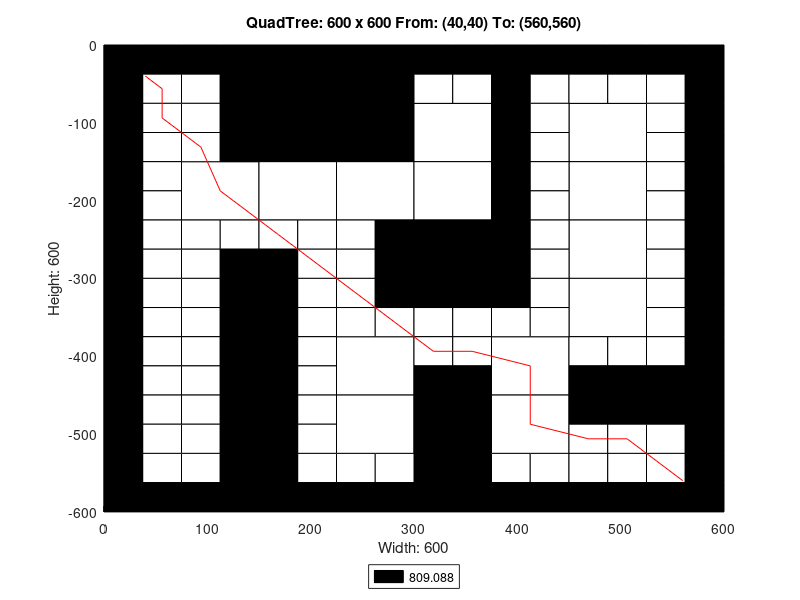

MATLAB code for this plot:
axis([0 600 -600 0]);
title('QuadTree: 600 x 600 From: (40,40) To: (560,560)');
xlabel('Width: 600');
ylabel('Height: 600');
rectangle('Position',[150 -150 150 150], 'FaceColor',[0 0 0]);
rectangle('Position',[75 -225 75 75], 'FaceColor',[1 1 1]);
rectangle('Position',[150 -225 75 75], 'FaceColor',[1 1 1]);
rectangle('Position',[225 -225 75 75], 'FaceColor',[1 1 1]);
rectangle('Position',[300 -150 75 75], 'FaceColor',[1 1 1]);
rectangle('Position',[450 -150 75 75], 'FaceColor',[1 1 1]);
rectangle('Position',[300 -225 75 75], 'FaceColor',[1 1 1]);
rectangle('Position',[300 -300 75 75], 'FaceColor',[0 0 0]);
rectangle('Position',[450 -225 75 75], 'FaceColor',[1 1 1]);
rectangle('Position',[450 -300 75 75], 'FaceColor',[1 1 1]);
rectangle('Position',[225 -450 75 75], 'FaceColor',[1 1 1]);
rectangle('Position',[225 -525 75 75], 'FaceColor',[1 1 1]);
rectangle('Position',[375 -450 75 75], 'FaceColor',[1 1 1]);
rectangle('Position',[450 -375 75 75], 'FaceColor',[1 1 1]);
rectangle('Position',[300 -525 75 75], 'FaceColor',[0 0 0]);
rectangle('Position',[375 -525 75 75], 'FaceColor',[1 1 1]);
rectangle('Position',[300 -600 75 75], 'FaceColor',[0 0 0]);
rectangle('Position',[0 -37.5 37.5 37.5], 'FaceColor',[0 0 0]);
rectangle('Position',[37.5 -37.5 37.5 37.5], 'FaceColor',[0 0 0]);
rectangle('Position',[0 -75 37.5 37.5], 'FaceColor',[0 0 0]);
rectangle('Position',[37.5 -75 37.5 37.5], 'FaceColor',[1 1 1]);
rectangle('Position',[75 -37.5 37.5 37.5], 'FaceColor',[0 0 0]);
rectangle('Position',[112.5 -37.5 37.5 37.5], 'FaceColor',[0 0 0]);
rectangle('Position',[75 -75 37.5 37.5], 'FaceColor',[1 1 1]);
rectangle('Position',[112.5 -75 37.5 37.5], 'FaceColor',[0 0 0]);
rectangle('Position',[0 -112.5 37.5 37.5], 'FaceColor',[0 0 0]);
rectangle('Position',[37.5 -112.5 37.5 37.5], 'FaceColor',[1 1 1]);
rectangle('Position',[0 -150 37.5 37.5], 'FaceColor',[0 0 0]);
rectangle('Position',[37.5 -150 37.5 37.5], 'FaceColor',[1 1 1]);
rectangle('Position',[75 -112.5 37.5 37.5], 'FaceColor',[1 1 1]);
rectangle('Position',[112.5 -112.5 37.5 37.5], 'FaceColor',[0 0 0]);
rectangle('Position',[75 -150 37.5 37.5], 'FaceColor',[1 1 1]);
rectangle('Position',[112.5 -150 37.5 37.5], 'FaceColor',[0 0 0]);
rectangle('Position',[0 -187.5 37.5 37.5], 'FaceColor',[0 0 0]);
rectangle('Position',[37.5 -187.5 37.5 37.5], 'FaceColor',[1 1 1]);
rectangle('Position',[0 -225 37.5 37.5], 'FaceColor',[0 0 0]);
rectangle('Position',[37.5 -225 37.5 37.5], 'FaceColor',[1 1 1]);
rectangle('Position',[0 -262.5 37.5 37.5], 'FaceColor',[0 0 0]);
rectangle('Position',[37.5 -262.5 37.5 37.5], 'FaceColor',[1 1 1]);
rectangle('Position',[0 -300 37.5 37.5], 'FaceColor',[0 0 0]);
rectangle('Position',[37.5 -300 37.5 37.5], 'FaceColor',[1 1 1]);
rectangle('Position',[75 -262.5 37.5 37.5], 'FaceColor',[1 1 1]);
rectangle('Position',[112.5 -262.5 37.5 37.5], 'FaceColor',[1 1 1]);
rectangle('Position',[75 -300 37.5 37.5], 'FaceColor',[1 1 1]);
rectangle('Position',[112.5 -300 37.5 37.5], 'FaceColor',[0 0 0]);
rectangle('Position',[150 -262.5 37.5 37.5], 'FaceColor',[1 1 1]);
rectangle('Position',[187.5 -262.5 37.5 37.5], 'FaceColor',[1 1 1]);
rectangle('Position',[150 -300 37.5 37.5], 'FaceColor',[0 0 0]);
rectangle('Position',[187.5 -300 37.5 37.5], 'FaceColor',[1 1 1]);
rectangle('Position',[225 -262.5 37.5 37.5], 'FaceColor',[1 1 1]);
rectangle('Position',[262.5 -262.5 37.5 37.5], 'FaceColor',[0 0 0]);
rectangle('Position',[225 -300 37.5 37.5], 'FaceColor',[1 1 1]);
rectangle('Position',[262.5 -300 37.5 37.5], 'FaceColor',[0 0 0]);
rectangle('Position',[300 -37.5 37.5 37.5], 'FaceColor',[0 0 0]);
rectangle('Position',[337.5 -37.5 37.5 37.5], 'FaceColor',[0 0 0]);
rectangle('Position',[300 -75 37.5 37.5], 'FaceColor',[1 1 1]);
rectangle('Position',[337.5 -75 37.5 37.5], 'FaceColor',[1 1 1]);
rectangle('Position',[375 -37.5 37.5 37.5], 'FaceColor',[0 0 0]);
rectangle('Position',[412.5 -37.5 37.5 37.5], 'FaceColor',[0 0 0]);
rectangle('Position',[375 -75 37.5 37.5], 'FaceColor',[0 0 0]);
rectangle('Position',[412.5 -75 37.5 37.5], 'FaceColor',[1 1 1]);
rectangle('Position',[375 -112.5 37.5 37.5], 'FaceColor',[0 0 0]);
rectangle('Position',[412.5 -112.5 37.5 37.5], 'FaceColor',[1 1 1]);
rectangle('Position',[375 -150 37.5 37.5], 'FaceColor',[0 0 0]);
rectangle('Position',[412.5 -150 37.5 37.5], 'FaceColor',[1 1 1]);
rectangle('Position',[450 -37.5 37.5 37.5], 'FaceColor',[0 0 0]);
rectangle('Position',[487.5 -37.5 37.5 37.5], 'FaceColor',[0 0 0]);
rectangle('Position',[450 -75 37.5 37.5], 'FaceColor',[1 1 1]);
rectangle('Position',[487.5 -75 37.5 37.5], 'FaceColor',[1 1 1]);
rectangle('Position',[525 -37.5 37.5 37.5], 'FaceColor',[0 0 0]);
rectangle('Position',[562.5 -37.5 37.5 37.5], 'FaceColor',[0 0 0]);
rectangle('Position',[525 -75 37.5 37.5], 'FaceColor',[1 1 1]);
rectangle('Position',[562.5 -75 37.5 37.5], 'FaceColor',[0 0 0]);
rectangle('Position',[525 -112.5 37.5 37.5], 'FaceColor',[1 1 1]);
rectangle('Position',[562.5 -112.5 37.5 37.5], 'FaceColor',[0 0 0]);
rectangle('Position',[525 -150 37.5 37.5], 'FaceColor',[1 1 1]);
rectangle('Position',[562.5 -150 37.5 37.5], 'FaceColor',[0 0 0]);
rectangle('Position',[375 -187.5 37.5 37.5], 'FaceColor',[0 0 0]);
rectangle('Position',[412.5 -187.5 37.5 37.5], 'FaceColor',[1 1 1]);
rectangle('Position',[375 -225 37.5 37.5], 'FaceColor',[0 0 0]);
rectangle('Position',[412.5 -225 37.5 37.5], 'FaceColor',[1 1 1]);
rectangle('Position',[375 -262.5 37.5 37.5], 'FaceColor',[0 0 0]);
rectangle('Position',[412.5 -262.5 37.5 37.5], 'FaceColor',[1 1 1]);
rectangle('Position',[375 -300 37.5 37.5], 'FaceColor',[0 0 0]);
rectangle('Position',[412.5 -300 37.5 37.5], 'FaceColor',[1 1 1]);
rectangle('Position',[525 -187.5 37.5 37.5], 'FaceColor',[1 1 1]);
rectangle('Position',[562.5 -187.5 37.5 37.5], 'FaceColor',[0 0 0]);
rectangle('Position',[525 -225 37.5 37.5], 'FaceColor',[1 1 1]);
rectangle('Position',[562.5 -225 37.5 37.5], 'FaceColor',[0 0 0]);
rectangle('Position',[525 -262.5 37.5 37.5], 'FaceColor',[1 1 1]);
rectangle('Position',[562.5 -262.5 37.5 37.5], 'FaceColor',[0 0 0]);
rectangle('Position',[525 -300 37.5 37.5], 'FaceColor',[1 1 1]);
rectangle('Position',[562.5 -300 37.5 37.5], 'FaceColor',[0 0 0]);
rectangle('Position',[0 -337.5 37.5 37.5], 'FaceColor',[0 0 0]);
rectangle('Position',[37.5 -337.5 37.5 37.5], 'FaceColor',[1 1 1]);
rectangle('Position',[0 -375 37.5 37.5], 'FaceColor',[0 0 0]);
rectangle('Position',[37.5 -375 37.5 37.5], 'FaceColor',[1 1 1]);
rectangle('Position',[75 -337.5 37.5 37.5], 'FaceColor',[1 1 1]);
rectangle('Position',[112.5 -337.5 37.5 37.5], 'FaceColor',[0 0 0]);
rectangle('Position',[75 -375 37.5 37.5], 'FaceColor',[1 1 1]);
rectangle('Position',[112.5 -375 37.5 37.5], 'FaceColor',[0 0 0]);
rectangle('Position',[0 -412.5 37.5 37.5], 'FaceColor',[0 0 0]);
rectangle('Position',[37.5 -412.5 37.5 37.5], 'FaceColor',[1 1 1]);
rectangle('Position',[0 -450 37.5 37.5], 'FaceColor',[0 0 0]);
rectangle('Position',[37.5 -450 37.5 37.5], 'FaceColor',[1 1 1]);
rectangle('Position',[75 -412.5 37.5 37.5], 'FaceColor',[1 1 1]);
rectangle('Position',[112.5 -412.5 37.5 37.5], 'FaceColor',[0 0 0]);
rectangle('Position',[75 -450 37.5 37.5], 'FaceColor',[1 1 1]);
rectangle('Position',[112.5 -450 37.5 37.5], 'FaceColor',[0 0 0]);
rectangle('Position',[150 -337.5 37.5 37.5], 'FaceColor',[0 0 0]);
rectangle('Position',[187.5 -337.5 37.5 37.5], 'FaceColor',[1 1 1]);
rectangle('Position',[150 -375 37.5 37.5], 'FaceColor',[0 0 0]);
rectangle('Position',[187.5 -375 37.5 37.5], 'FaceColor',[1 1 1]);
rectangle('Position',[225 -337.5 37.5 37.5], 'FaceColor',[1 1 1]);
rectangle('Position',[262.5 -337.5 37.5 37.5], 'FaceColor',[0 0 0]);
rectangle('Position',[225 -375 37.5 37.5], 'FaceColor',[1 1 1]);
rectangle('Position',[262.5 -375 37.5 37.5], 'FaceColor',[1 1 1]);
rectangle('Position',[150 -412.5 37.5 37.5], 'FaceColor',[0 0 0]);
rectangle('Position',[187.5 -412.5 37.5 37.5], 'FaceColor',[1 1 1]);
rectangle('Position',[150 -450 37.5 37.5], 'FaceColor',[0 0 0]);
rectangle('Position',[187.5 -450 37.5 37.5], 'FaceColor',[1 1 1]);
rectangle('Position',[0 -487.5 37.5 37.5], 'FaceColor',[0 0 0]);
rectangle('Position',[37.5 -487.5 37.5 37.5], 'FaceColor',[1 1 1]);
rectangle('Position',[0 -525 37.5 37.5], 'FaceColor',[0 0 0]);
rectangle('Position',[37.5 -525 37.5 37.5], 'FaceColor',[1 1 1]);
rectangle('Position',[75 -487.5 37.5 37.5], 'FaceColor',[1 1 1]);
rectangle('Position',[112.5 -487.5 37.5 37.5], 'FaceColor',[0 0 0]);
rectangle('Position',[75 -525 37.5 37.5], 'FaceColor',[1 1 1]);
rectangle('Position',[112.5 -525 37.5 37.5], 'FaceColor',[0 0 0]);
rectangle('Position',[0 -562.5 37.5 37.5], 'FaceColor',[0 0 0]);
rectangle('Position',[37.5 -562.5 37.5 37.5], 'FaceColor',[1 1 1]);
rectangle('Position',[0 -600 37.5 37.5], 'FaceColor',[0 0 0]);
rectangle('Position',[37.5 -600 37.5 37.5], 'FaceColor',[0 0 0]);
rectangle('Position',[75 -562.5 37.5 37.5], 'FaceColor',[1 1 1]);
rectangle('Position',[112.5 -562.5 37.5 37.5], 'FaceColor',[0 0 0]);
rectangle('Position',[75 -600 37.5 37.5], 'FaceColor',[0 0 0]);
rectangle('Position',[112.5 -600 37.5 37.5], 'FaceColor',[0 0 0]);
rectangle('Position',[150 -487.5 37.5 37.5], 'FaceColor',[0 0 0]);
rectangle('Position',[187.5 -487.5 37.5 37.5], 'FaceColor',[1 1 1]);
rectangle('Position',[150 -525 37.5 37.5], 'FaceColor',[0 0 0]);
rectangle('Position',[187.5 -525 37.5 37.5], 'FaceColor',[1 1 1]);
rectangle('Position',[150 -562.5 37.5 37.5], 'FaceColor',[0 0 0]);
rectangle('Position',[187.5 -562.5 37.5 37.5], 'FaceColor',[1 1 1]);
rectangle('Position',[150 -600 37.5 37.5], 'FaceColor',[0 0 0]);
rectangle('Position',[187.5 -600 37.5 37.5], 'FaceColor',[0 0 0]);
rectangle('Position',[225 -562.5 37.5 37.5], 'FaceColor',[1 1 1]);
rectangle('Position',[262.5 -562.5 37.5 37.5], 'FaceColor',[1 1 1]);
rectangle('Position',[225 -600 37.5 37.5], 'FaceColor',[0 0 0]);
rectangle('Position',[262.5 -600 37.5 37.5], 'FaceColor',[0 0 0]);
rectangle('Position',[300 -337.5 37.5 37.5], 'FaceColor',[0 0 0]);
rectangle('Position',[337.5 -337.5 37.5 37.5], 'FaceColor',[0 0 0]);
rectangle('Position',[300 -375 37.5 37.5], 'FaceColor',[1 1 1]);
rectangle('Position',[337.5 -375 37.5 37.5], 'FaceColor',[1 1 1]);
rectangle('Position',[375 -337.5 37.5 37.5], 'FaceColor',[0 0 0]);
rectangle('Position',[412.5 -337.5 37.5 37.5], 'FaceColor',[1 1 1]);
rectangle('Position',[375 -375 37.5 37.5], 'FaceColor',[1 1 1]);
rectangle('Position',[412.5 -375 37.5 37.5], 'FaceColor',[1 1 1]);
rectangle('Position',[300 -412.5 37.5 37.5], 'FaceColor',[1 1 1]);
rectangle('Position',[337.5 -412.5 37.5 37.5], 'FaceColor',[1 1 1]);
rectangle('Position',[300 -450 37.5 37.5], 'FaceColor',[0 0 0]);
rectangle('Position',[337.5 -450 37.5 37.5], 'FaceColor',[0 0 0]);
rectangle('Position',[525 -337.5 37.5 37.5], 'FaceColor',[1 1 1]);
rectangle('Position',[562.5 -337.5 37.5 37.5], 'FaceColor',[0 0 0]);
rectangle('Position',[525 -375 37.5 37.5], 'FaceColor',[1 1 1]);
rectangle('Position',[562.5 -375 37.5 37.5], 'FaceColor',[0 0 0]);
rectangle('Position',[450 -412.5 37.5 37.5], 'FaceColor',[1 1 1]);
rectangle('Position',[487.5 -412.5 37.5 37.5], 'FaceColor',[1 1 1]);
rectangle('Position',[450 -450 37.5 37.5], 'FaceColor',[0 0 0]);
rectangle('Position',[487.5 -450 37.5 37.5], 'FaceColor',[0 0 0]);
rectangle('Position',[525 -412.5 37.5 37.5], 'FaceColor',[1 1 1]);
rectangle('Position',[562.5 -412.5 37.5 37.5], 'FaceColor',[0 0 0]);
rectangle('Position',[525 -450 37.5 37.5], 'FaceColor',[0 0 0]);
rectangle('Position',[562.5 -450 37.5 37.5], 'FaceColor',[0 0 0]);
rectangle('Position',[375 -562.5 37.5 37.5], 'FaceColor',[1 1 1]);
rectangle('Position',[412.5 -562.5 37.5 37.5], 'FaceColor',[1 1 1]);
rectangle('Position',[375 -600 37.5 37.5], 'FaceColor',[0 0 0]);
rectangle('Position',[412.5 -600 37.5 37.5], 'FaceColor',[0 0 0]);
rectangle('Position',[450 -487.5 37.5 37.5], 'FaceColor',[0 0 0]);
rectangle('Position',[487.5 -487.5 37.5 37.5], 'FaceColor',[0 0 0]);
rectangle('Position',[450 -525 37.5 37.5], 'FaceColor',[1 1 1]);
rectangle('Position',[487.5 -525 37.5 37.5], 'FaceColor',[1 1 1]);
rectangle('Position',[525 -487.5 37.5 37.5], 'FaceColor',[0 0 0]);
rectangle('Position',[562.5 -487.5 37.5 37.5], 'FaceColor',[0 0 0]);
rectangle('Position',[525 -525 37.5 37.5], 'FaceColor',[1 1 1]);
rectangle('Position',[562.5 -525 37.5 37.5], 'FaceColor',[0 0 0]);
rectangle('Position',[450 -562.5 37.5 37.5], 'FaceColor',[1 1 1]);
rectangle('Position',[487.5 -562.5 37.5 37.5], 'FaceColor',[1 1 1]);
rectangle('Position',[450 -600 37.5 37.5], 'FaceColor',[0 0 0]);
rectangle('Position',[487.5 -600 37.5 37.5], 'FaceColor',[0 0 0]);
rectangle('Position',[525 -562.5 37.5 37.5], 'FaceColor',[1 1 1]);
rectangle('Position',[562.5 -562.5 37.5 37.5], 'FaceColor',[0 0 0]);
rectangle('Position',[525 -600 37.5 37.5], 'FaceColor',[0 0 0]);
rectangle('Position',[562.5 -600 37.5 37.5], 'FaceColor',[0 0 0]);
X=[560,543.75,506.25,468.75,412.5,412.5,356.25,318.75,281.25,243.75,206.25,168.75,112.5,93.75,56.25,56.25,40];
Y=[-560,-543.75,-506.25,-506.25,-487.5,-412.5,-393.75,-393.75,-356.25,-318.75,-281.25,-243.75,-187.5,-131.25,-93.75,-56.25,-40];
hold on;
plot(X,Y,'r');
legend('809.088','Location','southoutside');
